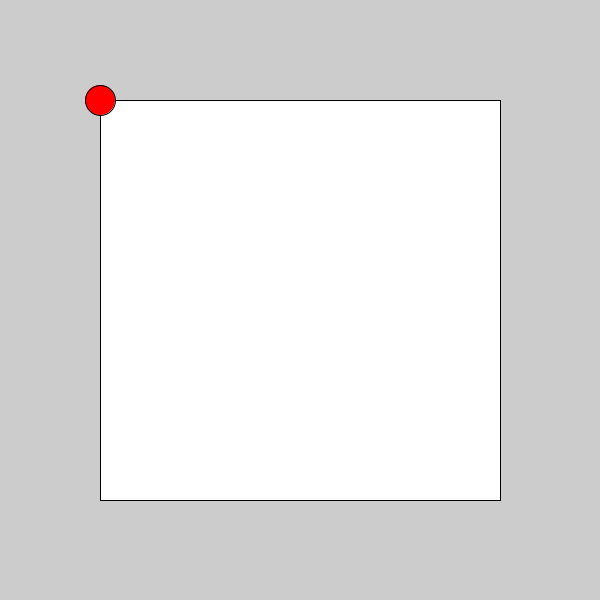
Frame 1 (no input)
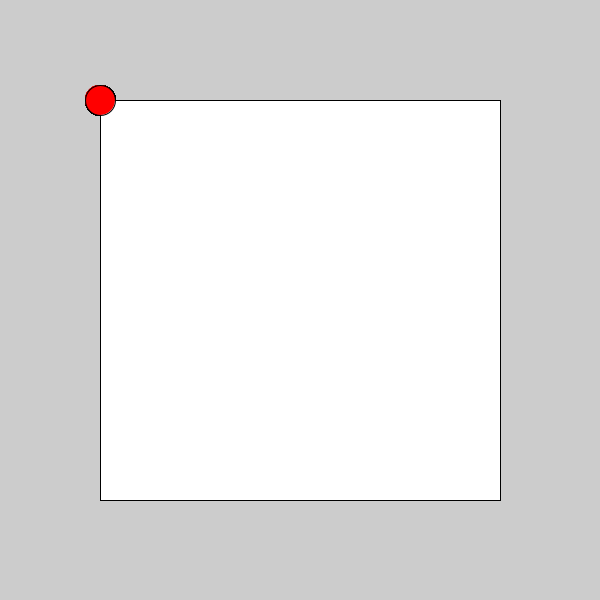
Frame 60 (the mouse pressed at the canvas centre just before this capture)
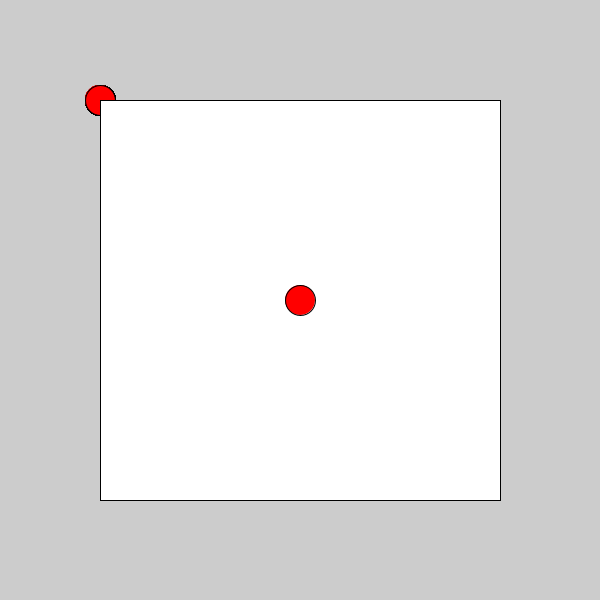
Frame 120 (the mouse held since frame 60 and released just before this capture)

The Processing sketch that drew these frames (run headless with seeded random() and noise(); from frame 60 on, the mouse is pressed at the canvas centre):

// Processing sketch: returning_functions_restrict_demo
// ── returning_functions_restrict_demo.pde
void setup() {
  size(600, 600);
}

void draw() {
  fill(255);
  rect(100, 100, 400, 400);
  fill(255, 0, 0);
  circle(
    restriction(mouseX, 100, 500),
    restriction(mouseY, 100, 500),
    30);
}


/*
restricts the input to be
 within the bounds of this rectangle.
 Please return a number that does NOT
 exceed min or max.
 */
float restriction(float input,
  float min, float max) {
     if (input > max) {
       return max; 
     } else if (input < min) {
       return min;
     } else {
         return input;
     }
}
